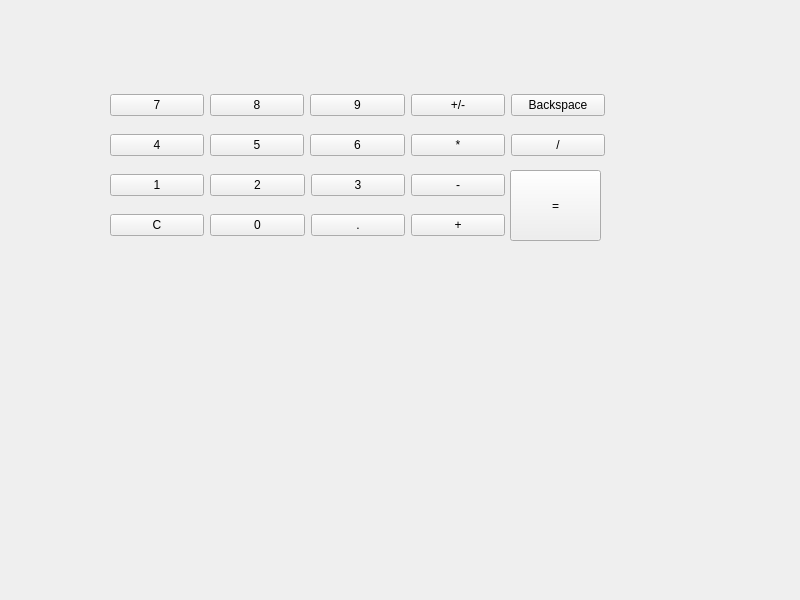
<?xml version="1.0" encoding="UTF-8"?>
<ui version="4.0">
 <class>Calculator</class>
 <widget class="QWidget" name="Calculator">
  <property name="geometry">
   <rect>
    <x>0</x>
    <y>0</y>
    <width>800</width>
    <height>600</height>
   </rect>
  </property>
  <property name="windowTitle">
   <string>Calculator</string>
  </property>
  <widget class="QWidget" name="">
   <property name="geometry">
    <rect>
     <x>110</x>
     <y>90</y>
     <width>495</width>
     <height>31</height>
    </rect>
   </property>
   <layout class="QHBoxLayout" name="horizontalLayout">
    <item>
     <widget class="QPushButton" name="pushButton_7">
      <property name="text">
       <string>7</string>
      </property>
     </widget>
    </item>
    <item>
     <widget class="QPushButton" name="pushButton_8">
      <property name="text">
       <string>8</string>
      </property>
     </widget>
    </item>
    <item>
     <widget class="QPushButton" name="pushButton_9">
      <property name="text">
       <string>9</string>
      </property>
     </widget>
    </item>
    <item>
     <widget class="QPushButton" name="pushButton_plusminus">
      <property name="text">
       <string>+/-</string>
      </property>
     </widget>
    </item>
    <item>
     <widget class="QPushButton" name="pushButton_backspace">
      <property name="text">
       <string>Backspace</string>
      </property>
     </widget>
    </item>
   </layout>
  </widget>
  <widget class="QWidget" name="">
   <property name="geometry">
    <rect>
     <x>110</x>
     <y>130</y>
     <width>495</width>
     <height>31</height>
    </rect>
   </property>
   <layout class="QHBoxLayout" name="horizontalLayout_2">
    <item>
     <widget class="QPushButton" name="pushButton_4">
      <property name="text">
       <string>4</string>
      </property>
     </widget>
    </item>
    <item>
     <widget class="QPushButton" name="pushButton_5">
      <property name="text">
       <string>5</string>
      </property>
     </widget>
    </item>
    <item>
     <widget class="QPushButton" name="pushButton_6">
      <property name="text">
       <string>6</string>
      </property>
     </widget>
    </item>
    <item>
     <widget class="QPushButton" name="pushButton_multiplication">
      <property name="text">
       <string>*</string>
      </property>
     </widget>
    </item>
    <item>
     <widget class="QPushButton" name="pushButton_division">
      <property name="text">
       <string>/</string>
      </property>
     </widget>
    </item>
   </layout>
  </widget>
  <widget class="QPushButton" name="pushButton_equals">
   <property name="geometry">
    <rect>
     <x>510</x>
     <y>170</y>
     <width>91</width>
     <height>71</height>
    </rect>
   </property>
   <property name="text">
    <string>=</string>
   </property>
  </widget>
  <widget class="QWidget" name="">
   <property name="geometry">
    <rect>
     <x>110</x>
     <y>210</y>
     <width>395</width>
     <height>31</height>
    </rect>
   </property>
   <layout class="QHBoxLayout" name="horizontalLayout_4">
    <item>
     <widget class="QPushButton" name="pushButton_10_clear">
      <property name="text">
       <string>C</string>
      </property>
     </widget>
    </item>
    <item>
     <widget class="QPushButton" name="pushButton_0">
      <property name="text">
       <string>0</string>
      </property>
     </widget>
    </item>
    <item>
     <widget class="QPushButton" name="pushButton_decimal">
      <property name="text">
       <string>.</string>
      </property>
     </widget>
    </item>
    <item>
     <widget class="QPushButton" name="pushButton_addition">
      <property name="text">
       <string>+</string>
      </property>
     </widget>
    </item>
   </layout>
  </widget>
  <widget class="QWidget" name="">
   <property name="geometry">
    <rect>
     <x>110</x>
     <y>170</y>
     <width>395</width>
     <height>31</height>
    </rect>
   </property>
   <layout class="QHBoxLayout" name="horizontalLayout_3">
    <item>
     <widget class="QPushButton" name="pushButton_1">
      <property name="text">
       <string>1</string>
      </property>
     </widget>
    </item>
    <item>
     <widget class="QPushButton" name="pushButton_2">
      <property name="text">
       <string>2</string>
      </property>
     </widget>
    </item>
    <item>
     <widget class="QPushButton" name="pushButton_3">
      <property name="text">
       <string>3</string>
      </property>
     </widget>
    </item>
    <item>
     <widget class="QPushButton" name="pushButton_subtraction">
      <property name="text">
       <string>-</string>
      </property>
     </widget>
    </item>
   </layout>
  </widget>
 </widget>
 <resources/>
 <connections/>
</ui>
